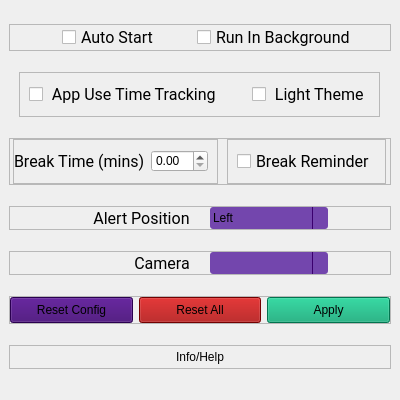
         <widget class="QWidget" name="Settings">
          <layout class="QVBoxLayout" name="verticalLayout_6">
           <property name="spacing">
            <number>0</number>
           </property>
           <property name="leftMargin">
            <number>0</number>
           </property>
           <property name="topMargin">
            <number>0</number>
           </property>
           <property name="rightMargin">
            <number>0</number>
           </property>
           <property name="bottomMargin">
            <number>0</number>
           </property>
           <item alignment="Qt::AlignHCenter|Qt::AlignVCenter">
            <widget class="QFrame" name="SettingOptionFrame">
             <property name="minimumSize">
              <size>
               <width>400</width>
               <height>400</height>
              </size>
             </property>
             <property name="styleSheet">
              <string notr="true">
QComboBox {
    border-radius: 3px;
    min-width: 8em;
	background: #7346ad;
	padding: 3px
}

/* QComboBox gets the &quot;on&quot; state when the popup is open */
QComboBox:!editable:on, QComboBox::drop-down:editable:on {
    background:  #3b006e;
}

QComboBox:on { /* shift the text when the popup opens */
    padding-top: 3px;
    padding-left: 4px;
}

QComboBox::drop-down {
    subcontrol-origin: padding;
    subcontrol-position: top right;
    width: 15px;

    border-left-width: 1px;
    border-left-color:  #3b006e;
    border-left-style: solid;
    border-top-right-radius: 3px;
    border-bottom-right-radius: 3px;

}

QComboBox::down-arrow {
    border-image: url(:/icon/icons8-down-48.png) 4;
}

QComboBox::down-arrow:on { /* shift the arrow when popup is open */
    top: 1px;
    left: 1px;
}
</string>
             </property>
             <layout class="QVBoxLayout" name="verticalLayout_26">
              <item>
               <widget class="QFrame" name="OptionFrame">
                <property name="sizePolicy">
                 <sizepolicy hsizetype="Preferred" vsizetype="Fixed">
                  <horstretch>0</horstretch>
                  <verstretch>0</verstretch>
                 </sizepolicy>
                </property>
                <property name="frameShape">
                 <enum>QFrame::StyledPanel</enum>
                </property>
                <property name="frameShadow">
                 <enum>QFrame::Raised</enum>
                </property>
                <layout class="QHBoxLayout" name="horizontalLayout_27">
                 <property name="leftMargin">
                  <number>20</number>
                 </property>
                 <property name="topMargin">
                  <number>0</number>
                 </property>
                 <property name="rightMargin">
                  <number>0</number>
                 </property>
                 <property name="bottomMargin">
                  <number>0</number>
                 </property>
                 <item>
                  <widget class="QCheckBox" name="start_box">
                   <property name="sizePolicy">
                    <sizepolicy hsizetype="Fixed" vsizetype="Fixed">
                     <horstretch>0</horstretch>
                     <verstretch>0</verstretch>
                    </sizepolicy>
                   </property>
                   <property name="font">
                    <font>
                     <family>Roboto</family>
                     <pointsize>12</pointsize>
                    </font>
                   </property>
                   <property name="text">
                    <string>Auto Start</string>
                   </property>
                  </widget>
                 </item>
                 <item>
                  <widget class="QCheckBox" name="background_box">
                   <property name="sizePolicy">
                    <sizepolicy hsizetype="Fixed" vsizetype="Fixed">
                     <horstretch>0</horstretch>
                     <verstretch>0</verstretch>
                    </sizepolicy>
                   </property>
                   <property name="font">
                    <font>
                     <family>Roboto</family>
                     <pointsize>12</pointsize>
                    </font>
                   </property>
                   <property name="text">
                    <string>Run In Background</string>
                   </property>
                  </widget>
                 </item>
                </layout>
               </widget>
              </item>
              <item alignment="Qt::AlignHCenter">
               <widget class="QFrame" name="frame_4">
                <property name="sizePolicy">
                 <sizepolicy hsizetype="Preferred" vsizetype="Fixed">
                  <horstretch>0</horstretch>
                  <verstretch>0</verstretch>
                 </sizepolicy>
                </property>
                <property name="frameShape">
                 <enum>QFrame::StyledPanel</enum>
                </property>
                <property name="frameShadow">
                 <enum>QFrame::Raised</enum>
                </property>
                <layout class="QHBoxLayout" name="horizontalLayout_10">
                 <property name="spacing">
                  <number>30</number>
                 </property>
                 <item>
                  <widget class="QCheckBox" name="app_time_track_box">
                   <property name="sizePolicy">
                    <sizepolicy hsizetype="Fixed" vsizetype="Fixed">
                     <horstretch>0</horstretch>
                     <verstretch>0</verstretch>
                    </sizepolicy>
                   </property>
                   <property name="font">
                    <font>
                     <family>Roboto</family>
                     <pointsize>12</pointsize>
                    </font>
                   </property>
                   <property name="text">
                    <string> App Use Time Tracking</string>
                   </property>
                  </widget>
                 </item>
                 <item>
                  <widget class="QCheckBox" name="theme_box">
                   <property name="sizePolicy">
                    <sizepolicy hsizetype="Fixed" vsizetype="Fixed">
                     <horstretch>0</horstretch>
                     <verstretch>0</verstretch>
                    </sizepolicy>
                   </property>
                   <property name="font">
                    <font>
                     <family>Roboto</family>
                     <pointsize>12</pointsize>
                    </font>
                   </property>
                   <property name="text">
                    <string> Light Theme</string>
                   </property>
                  </widget>
                 </item>
                </layout>
               </widget>
              </item>
              <item>
               <widget class="QFrame" name="BreakFrame">
                <property name="sizePolicy">
                 <sizepolicy hsizetype="Preferred" vsizetype="Fixed">
                  <horstretch>0</horstretch>
                  <verstretch>0</verstretch>
                 </sizepolicy>
                </property>
                <property name="frameShape">
                 <enum>QFrame::StyledPanel</enum>
                </property>
                <property name="frameShadow">
                 <enum>QFrame::Raised</enum>
                </property>
                <layout class="QHBoxLayout" name="horizontalLayout_22">
                 <property name="leftMargin">
                  <number>0</number>
                 </property>
                 <property name="topMargin">
                  <number>0</number>
                 </property>
                 <property name="rightMargin">
                  <number>0</number>
                 </property>
                 <property name="bottomMargin">
                  <number>0</number>
                 </property>
                 <item>
                  <widget class="QFrame" name="frame_36">
                   <property name="sizePolicy">
                    <sizepolicy hsizetype="Fixed" vsizetype="Preferred">
                     <horstretch>0</horstretch>
                     <verstretch>0</verstretch>
                    </sizepolicy>
                   </property>
                   <property name="frameShape">
                    <enum>QFrame::StyledPanel</enum>
                   </property>
                   <property name="frameShadow">
                    <enum>QFrame::Raised</enum>
                   </property>
                   <layout class="QHBoxLayout" name="horizontalLayout_23">
                    <property name="leftMargin">
                     <number>0</number>
                    </property>
                    <item>
                     <widget class="QLabel" name="reminder_lbl">
                      <property name="sizePolicy">
                       <sizepolicy hsizetype="Fixed" vsizetype="Preferred">
                        <horstretch>0</horstretch>
                        <verstretch>0</verstretch>
                       </sizepolicy>
                      </property>
                      <property name="font">
                       <font>
                        <family>Roboto</family>
                        <pointsize>12</pointsize>
                       </font>
                      </property>
                      <property name="text">
                       <string>Break Time (mins)</string>
                      </property>
                     </widget>
                    </item>
                    <item>
                     <widget class="QDoubleSpinBox" name="reminder_box">
                      <property name="styleSheet">
                       <string notr="true"/>
                      </property>
                     </widget>
                    </item>
                   </layout>
                  </widget>
                 </item>
                 <item>
                  <widget class="QFrame" name="frame_37">
                   <property name="sizePolicy">
                    <sizepolicy hsizetype="Fixed" vsizetype="Preferred">
                     <horstretch>0</horstretch>
                     <verstretch>0</verstretch>
                    </sizepolicy>
                   </property>
                   <property name="frameShape">
                    <enum>QFrame::StyledPanel</enum>
                   </property>
                   <property name="frameShadow">
                    <enum>QFrame::Raised</enum>
                   </property>
                   <layout class="QVBoxLayout" name="verticalLayout_27">
                    <item>
                     <widget class="QCheckBox" name="notify_box">
                      <property name="sizePolicy">
                       <sizepolicy hsizetype="Minimum" vsizetype="Fixed">
                        <horstretch>0</horstretch>
                        <verstretch>0</verstretch>
                       </sizepolicy>
                      </property>
                      <property name="font">
                       <font>
                        <family>Roboto</family>
                        <pointsize>12</pointsize>
                       </font>
                      </property>
                      <property name="text">
                       <string>Break Reminder</string>
                      </property>
                     </widget>
                    </item>
                   </layout>
                  </widget>
                 </item>
                </layout>
               </widget>
              </item>
              <item>
               <widget class="QFrame" name="AlertFrame">
                <property name="sizePolicy">
                 <sizepolicy hsizetype="Preferred" vsizetype="Fixed">
                  <horstretch>0</horstretch>
                  <verstretch>0</verstretch>
                 </sizepolicy>
                </property>
                <property name="frameShape">
                 <enum>QFrame::StyledPanel</enum>
                </property>
                <property name="frameShadow">
                 <enum>QFrame::Raised</enum>
                </property>
                <layout class="QHBoxLayout" name="horizontalLayout_24">
                 <property name="spacing">
                  <number>20</number>
                 </property>
                 <property name="leftMargin">
                  <number>0</number>
                 </property>
                 <property name="topMargin">
                  <number>0</number>
                 </property>
                 <property name="rightMargin">
                  <number>0</number>
                 </property>
                 <property name="bottomMargin">
                  <number>0</number>
                 </property>
                 <item alignment="Qt::AlignRight">
                  <widget class="QLabel" name="alert_lbl">
                   <property name="sizePolicy">
                    <sizepolicy hsizetype="Preferred" vsizetype="Preferred">
                     <horstretch>0</horstretch>
                     <verstretch>0</verstretch>
                    </sizepolicy>
                   </property>
                   <property name="baseSize">
                    <size>
                     <width>1</width>
                     <height>0</height>
                    </size>
                   </property>
                   <property name="font">
                    <font>
                     <family>Roboto</family>
                     <pointsize>12</pointsize>
                    </font>
                   </property>
                   <property name="text">
                    <string>Alert Position</string>
                   </property>
                   <property name="alignment">
                    <set>Qt::AlignCenter</set>
                   </property>
                  </widget>
                 </item>
                 <item alignment="Qt::AlignLeft">
                  <widget class="QComboBox" name="alert_box">
                   <property name="sizePolicy">
                    <sizepolicy hsizetype="Fixed" vsizetype="Fixed">
                     <horstretch>0</horstretch>
                     <verstretch>0</verstretch>
                    </sizepolicy>
                   </property>
                   <property name="minimumSize">
                    <size>
                     <width>118</width>
                     <height>0</height>
                    </size>
                   </property>
                   <property name="styleSheet">
                    <string notr="true"/>
                   </property>
                   <item>
                    <property name="text">
                     <string>Left</string>
                    </property>
                   </item>
                   <item>
                    <property name="text">
                     <string>Right</string>
                    </property>
                   </item>
                  </widget>
                 </item>
                </layout>
               </widget>
              </item>
              <item>
               <widget class="QFrame" name="CameraFrame">
                <property name="sizePolicy">
                 <sizepolicy hsizetype="Preferred" vsizetype="Fixed">
                  <horstretch>0</horstretch>
                  <verstretch>0</verstretch>
                 </sizepolicy>
                </property>
                <property name="frameShape">
                 <enum>QFrame::StyledPanel</enum>
                </property>
                <property name="frameShadow">
                 <enum>QFrame::Raised</enum>
                </property>
                <layout class="QHBoxLayout" name="horizontalLayout_25">
                 <property name="spacing">
                  <number>20</number>
                 </property>
                 <property name="leftMargin">
                  <number>0</number>
                 </property>
                 <property name="topMargin">
                  <number>0</number>
                 </property>
                 <property name="rightMargin">
                  <number>0</number>
                 </property>
                 <property name="bottomMargin">
                  <number>0</number>
                 </property>
                 <item alignment="Qt::AlignRight">
                  <widget class="QLabel" name="camera_lbl">
                   <property name="enabled">
                    <bool>true</bool>
                   </property>
                   <property name="sizePolicy">
                    <sizepolicy hsizetype="Preferred" vsizetype="Preferred">
                     <horstretch>0</horstretch>
                     <verstretch>0</verstretch>
                    </sizepolicy>
                   </property>
                   <property name="font">
                    <font>
                     <family>Roboto</family>
                     <pointsize>12</pointsize>
                    </font>
                   </property>
                   <property name="text">
                    <string>Camera</string>
                   </property>
                   <property name="alignment">
                    <set>Qt::AlignCenter</set>
                   </property>
                  </widget>
                 </item>
                 <item alignment="Qt::AlignLeft">
                  <widget class="QComboBox" name="camera_box">
                   <property name="sizePolicy">
                    <sizepolicy hsizetype="Fixed" vsizetype="Fixed">
                     <horstretch>0</horstretch>
                     <verstretch>0</verstretch>
                    </sizepolicy>
                   </property>
                   <property name="minimumSize">
                    <size>
                     <width>118</width>
                     <height>0</height>
                    </size>
                   </property>
                  </widget>
                 </item>
                </layout>
               </widget>
              </item>
              <item>
               <widget class="QFrame" name="SettingsBtnFrame">
                <property name="sizePolicy">
                 <sizepolicy hsizetype="Preferred" vsizetype="Fixed">
                  <horstretch>0</horstretch>
                  <verstretch>0</verstretch>
                 </sizepolicy>
                </property>
                <property name="styleSheet">
                 <string notr="true">QPushButton{
background-color: #3b006e;
padding: 5px 20px 5px 20px;
}

QPushButton:hover{
background: #a200ff;
}

QPushButton#apply_btn{
background-color: #02a36e;
}

QPushButton#apply_btn:hover{
background: #00fca8;
}

QPushButton#remove_data_btn{
background-color: #a10000;
}

QPushButton#remove_data_btn:hover{
background: #d10000;
}

</string>
                </property>
                <property name="frameShape">
                 <enum>QFrame::StyledPanel</enum>
                </property>
                <property name="frameShadow">
                 <enum>QFrame::Raised</enum>
                </property>
                <layout class="QHBoxLayout" name="horizontalLayout_26">
                 <property name="leftMargin">
                  <number>0</number>
                 </property>
                 <property name="topMargin">
                  <number>0</number>
                 </property>
                 <property name="rightMargin">
                  <number>0</number>
                 </property>
                 <property name="bottomMargin">
                  <number>0</number>
                 </property>
                 <item>
                  <widget class="QPushButton" name="reset_btn">
                   <property name="text">
                    <string>Reset Config</string>
                   </property>
                  </widget>
                 </item>
                 <item>
                  <widget class="QPushButton" name="remove_data_btn">
                   <property name="styleSheet">
                    <string notr="true"/>
                   </property>
                   <property name="text">
                    <string>Reset All</string>
                   </property>
                  </widget>
                 </item>
                 <item>
                  <widget class="QPushButton" name="apply_btn">
                   <property name="styleSheet">
                    <string notr="true"/>
                   </property>
                   <property name="text">
                    <string>Apply</string>
                   </property>
                  </widget>
                 </item>
                </layout>
               </widget>
              </item>
              <item>
               <widget class="QFrame" name="frame_7">
                <property name="sizePolicy">
                 <sizepolicy hsizetype="Preferred" vsizetype="Fixed">
                  <horstretch>0</horstretch>
                  <verstretch>0</verstretch>
                 </sizepolicy>
                </property>
                <property name="frameShape">
                 <enum>QFrame::StyledPanel</enum>
                </property>
                <property name="frameShadow">
                 <enum>QFrame::Raised</enum>
                </property>
                <layout class="QHBoxLayout" name="horizontalLayout_13">
                 <property name="spacing">
                  <number>0</number>
                 </property>
                 <property name="leftMargin">
                  <number>0</number>
                 </property>
                 <property name="topMargin">
                  <number>0</number>
                 </property>
                 <property name="rightMargin">
                  <number>0</number>
                 </property>
                 <property name="bottomMargin">
                  <number>0</number>
                 </property>
                 <item alignment="Qt::AlignHCenter">
                  <widget class="QPushButton" name="web_btn">
                   <property name="text">
                    <string>Info/Help</string>
                   </property>
                   <property name="icon">
                    <iconset resource="resource.qrc">
                     <normaloff>:/icon/icons8-info-48.png</normaloff>:/icon/icons8-info-48.png</iconset>
                   </property>
                   <property name="flat">
                    <bool>true</bool>
                   </property>
                  </widget>
                 </item>
                </layout>
               </widget>
              </item>
             </layout>
            </widget>
           </item>
          </layout>
         </widget>
